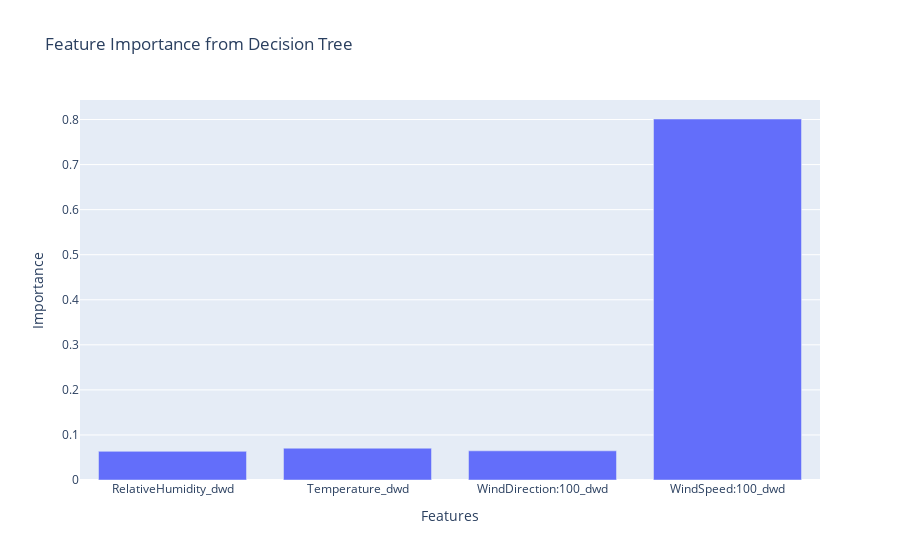

The cell this chart's notebook holds for it:
### Code cell
import pandas as pd
from sklearn.model_selection import train_test_split
from sklearn.metrics import mean_squared_error
from sklearn.tree import DecisionTreeRegressor
import plotly.express as px

# Define the features and target
features = [
    'RelativeHumidity_dwd', 'Temperature_dwd', 'WindDirection:100_dwd', 'WindSpeed:100_dwd',
    # 'RelativeHumidity_ncep', 'Temperature_ncep', 'WindDirection:100_ncep', 'WindSpeed:100_ncep'
]
target = 'Wind_MWh_credit'

# Split the data into training and testing sets
X = df_wind[features]
y = df_wind[target]
X_train, X_test, y_train, y_test = train_test_split(X, y, test_size=0.2, random_state=42)

# Initialize and train the decision tree model
tree_model = DecisionTreeRegressor(random_state=42)
tree_model.fit(X_train, y_train)

# Predict and calculate the mean squared error
y_pred = tree_model.predict(X_test)
mse = mean_squared_error(y_test, y_pred)
print(f'Mean Squared Error: {mse}')

# Extract feature importances
feature_importances = tree_model.feature_importances_

# Convert feature importances to a DataFrame for plotting
feature_importances_df = pd.DataFrame({'Feature': features, 'Importance': feature_importances})

# Plot the feature importances using Plotly
fig = px.bar(feature_importances_df, x='Feature', y='Importance', title='Feature Importance from Decision Tree', labels={'Feature': 'Features', 'Importance': 'Importance'})
fig.show()

### Figure 1 — Plotly figure (JSON) as saved in the notebook; plotly's stock layout.template omitted (floating-point values rounded to 4 significant figures)
{"data": [{"alignmentgroup": "True", "hovertemplate": "Features=%{x}<br>Importance=%{y}<extra></extra>", "legendgroup": "", "marker": {"color": "#636efa", "pattern": {"shape": ""}}, "name": "", "offsetgroup": "", "orientation": "v", "showlegend": false, "textposition": "auto", "type": "bar", "x": ["RelativeHumidity_dwd", "Temperature_dwd", "WindDirection:100_dwd", "WindSpeed:100_dwd"], "xaxis": "x", "y": [0.06359, 0.07054, 0.06473, 0.8011], "yaxis": "y"}], "layout": {"barmode": "relative", "legend": {"tracegroupgap": 0}, "title": {"text": "Feature Importance from Decision Tree"}, "xaxis": {"anchor": "y", "domain": [0, 1], "title": {"text": "Features"}}, "yaxis": {"anchor": "x", "domain": [0, 1], "title": {"text": "Importance"}}}}
